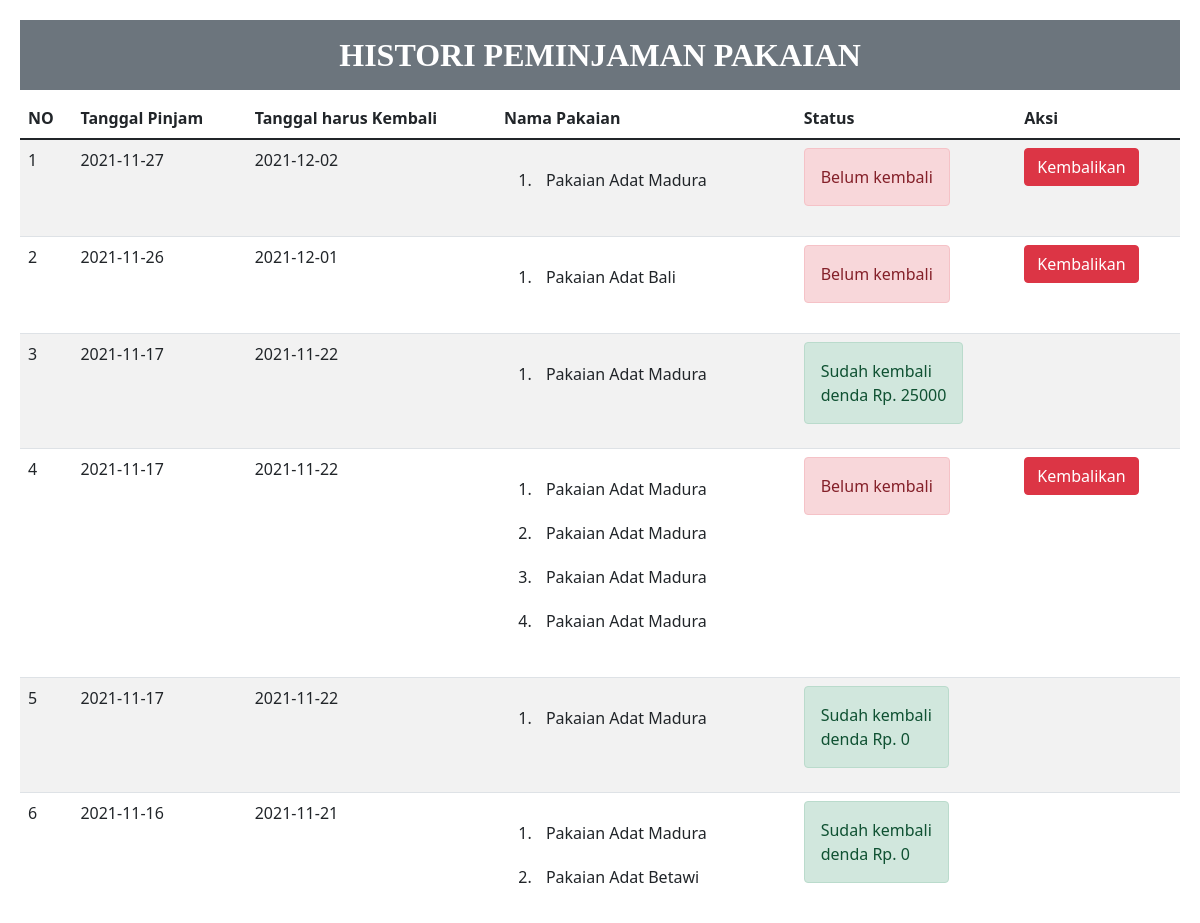
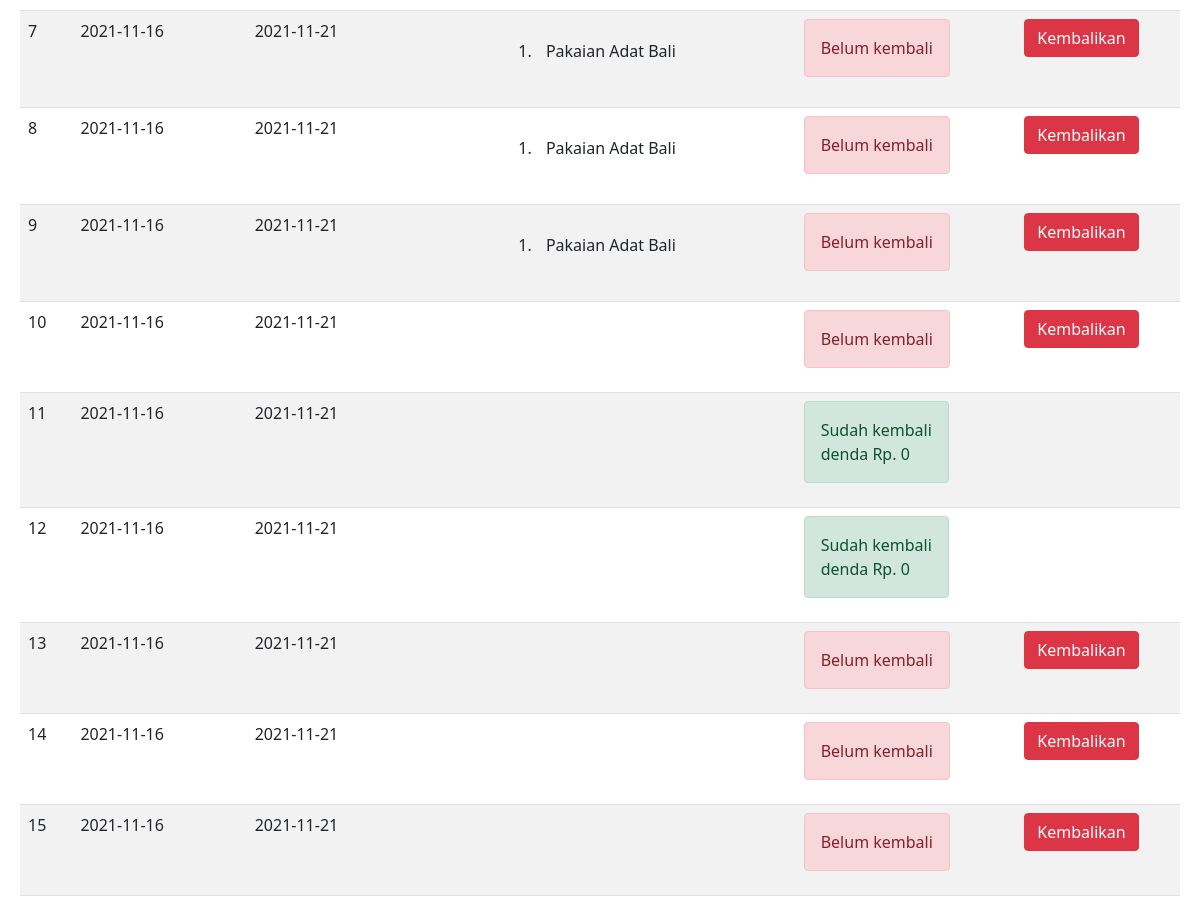
The page /histori_peminjaman.php on the database its author committed (2 pictures, top to bottom).
### tables this page shows
CREATE TABLE `peminjaman_pakaian` (
  `id_peminjaman_pakaian` int(100) NOT NULL,
  `ID` int(100) NOT NULL,
  `tanggal_pinjam` date NOT NULL,
  `tanggal_kembali` date NOT NULL
);

CREATE TABLE `detail_peminjaman_pakaian` (
  `id_detail_peminjaman_pakaian` int(11) NOT NULL,
  `id_peminjaman_pakaian` int(11) NOT NULL,
  `id_pakaian` int(11) NOT NULL,
  `qty` int(11) NOT NULL
);

CREATE TABLE `pakaian` (
  `id_pakaian` int(255) NOT NULL,
  `nama_pakaian` varchar(255) NOT NULL,
  `deskripsi_pakaian` varchar(1000) NOT NULL,
  `harga` varchar(255) NOT NULL,
  `gambar_pakaian` varchar(255) NOT NULL
);

CREATE TABLE `pengembalian_pakaian` (
  `id_pengembalian_pakaian` int(11) NOT NULL,
  `id_peminjaman_pakaian` int(11) NOT NULL,
  `tanggal_pengembalian` date NOT NULL,
  `denda` int(11) NOT NULL
);

### histori_peminjaman.php (the view, shortened to what this page needs)
<!DOCTYPE html>
<html lang="en">
<head>
    <link href="https://cdn.jsdelivr.net/npm/bootstrap@5.1.3/dist/css/bootstrap.min.css" rel="stylesheet">
</head>
<body>
    <h2 class="fw-bold p-3 mb-2 bg-secondary text-white">HISTORI PEMINJAMAN PAKAIAN</h2>
    <table class="table table-hover table-striped">
        <thead>
            <th>NO</th>
            <th>Tanggal Pinjam</th>
            <th>Tanggal harus Kembali</th>
            <th>Nama Pakaian</th>
            <th>Status</th>
            <th>Aksi</th>
        </thead>
        <tbody>
            <?php
            include "koneksi.php";
            $qry_histori = mysqli_query($conn, "select * from peminjaman_pakaian order by id_peminjaman_pakaian desc");
            $no = 0;
            while ($dt_histori = mysqli_fetch_array($qry_histori)) {
                $no++;
                $pakaian_dipinjam = "<ol>";
                $qry_pakaian = mysqli_query($conn, "select * from  detail_peminjaman_pakaian join pakaian on pakaian.id_pakaian=detail_peminjaman_pakaian.id_pakaian where id_peminjaman_pakaian = '" . $dt_histori['id_peminjaman_pakaian'] . "'");
                while ($dt_pakaian = mysqli_fetch_array($qry_pakaian)) {
                    $pakaian_dipinjam .= "<li>" . $dt_pakaian['nama_pakaian'] . "</li>";
                }
                $pakaian_dipinjam .= "</ol>";
                $qry_cek_kembali = mysqli_query($conn, "select * from pengembalian_pakaian where id_peminjaman_pakaian = '" . $dt_histori['id_peminjaman_pakaian'] . "'");
                if (mysqli_num_rows($qry_cek_kembali) > 0) {
                    $dt_kembali = mysqli_fetch_array($qry_cek_kembali);
                    $denda = "denda Rp. " . $dt_kembali['denda'];
                    $status_kembali = "<label class='alert alert-success'>Sudah kembali <br>" . $denda . "</label>";
                    $button_kembali = "";
                } else {
                    $status_kembali = "<label class='alert alert-danger'>Belum kembali</label>";
                    $button_kembali = "<a href='kembali.php?id=" . $dt_histori['id_peminjaman_pakaian'] . "' class='btn btn-danger text-white' onclick='return confirm(\"Yakin Mau Mengembalikan Pakaian ini ?\")'>Kembalikan</a>";
                }
            ?>
                <tr>
                    <td><?= $no ?></td>
                    <td><?= $dt_histori['tanggal_pinjam'] ?></td>
                    <td><?= $dt_histori['tanggal_kembali'] ?></td>
                    <td><?= $pakaian_dipinjam ?></td>
                    <td><?= $status_kembali ?></td>
                    <td><?= $button_kembali ?></td>
                </tr>
            <?php
            }
            ?>
        </tbody>
    </table>
</body>
</html>

### histori_peminjaman.php (style rules this page uses)
* { padding: 10px; }
h2 { text-decoration: none; text-align: center; font-family: 'Poppins'; }

### rows shown on the page
peminjaman_pakaian: tanggal_pinjam "2021-11-27", tanggal_kembali "2021-12-02", shows "Belum kembali"
detail_peminjaman_pakaian: id_pakaian.nama_pakaian "Pakaian Adat Madura"
peminjaman_pakaian: tanggal_pinjam "2021-11-26", tanggal_kembali "2021-12-01", shows "Belum kembali"
detail_peminjaman_pakaian: id_pakaian.nama_pakaian "Pakaian Adat Bali"
peminjaman_pakaian: tanggal_pinjam "2021-11-17", tanggal_kembali "2021-11-22", pengembalian_pakaian.denda "denda Rp. 25000"
detail_peminjaman_pakaian: id_pakaian.nama_pakaian "Pakaian Adat Madura"
peminjaman_pakaian: tanggal_pinjam "2021-11-17", tanggal_kembali "2021-11-22", shows "Belum kembali"
detail_peminjaman_pakaian: id_pakaian.nama_pakaian "Pakaian Adat Madura"
detail_peminjaman_pakaian: id_pakaian.nama_pakaian "Pakaian Adat Madura"
detail_peminjaman_pakaian: id_pakaian.nama_pakaian "Pakaian Adat Madura"
detail_peminjaman_pakaian: id_pakaian.nama_pakaian "Pakaian Adat Madura"
peminjaman_pakaian: tanggal_pinjam "2021-11-17", tanggal_kembali "2021-11-22", pengembalian_pakaian.denda "denda Rp. 0"
detail_peminjaman_pakaian: id_pakaian.nama_pakaian "Pakaian Adat Madura"
peminjaman_pakaian: tanggal_pinjam "2021-11-16", tanggal_kembali "2021-11-21", pengembalian_pakaian.denda "denda Rp. 0"
detail_peminjaman_pakaian: id_pakaian.nama_pakaian "Pakaian Adat Madura"
detail_peminjaman_pakaian: id_pakaian.nama_pakaian "Pakaian Adat Betawi"
peminjaman_pakaian: tanggal_pinjam "2021-11-16", tanggal_kembali "2021-11-21", shows "Belum kembali"
detail_peminjaman_pakaian: id_pakaian.nama_pakaian "Pakaian Adat Bali"
peminjaman_pakaian: tanggal_pinjam "2021-11-16", tanggal_kembali "2021-11-21", shows "Belum kembali"
detail_peminjaman_pakaian: id_pakaian.nama_pakaian "Pakaian Adat Bali"
peminjaman_pakaian: tanggal_pinjam "2021-11-16", tanggal_kembali "2021-11-21", shows "Belum kembali"
detail_peminjaman_pakaian: id_pakaian.nama_pakaian "Pakaian Adat Bali"
peminjaman_pakaian: tanggal_pinjam "2021-11-16", tanggal_kembali "2021-11-21", shows "Belum kembali"
peminjaman_pakaian: tanggal_pinjam "2021-11-16", tanggal_kembali "2021-11-21", pengembalian_pakaian.denda "denda Rp. 0"
peminjaman_pakaian: tanggal_pinjam "2021-11-16", tanggal_kembali "2021-11-21", pengembalian_pakaian.denda "denda Rp. 0"
peminjaman_pakaian: tanggal_pinjam "2021-11-16", tanggal_kembali "2021-11-21", shows "Belum kembali"
peminjaman_pakaian: tanggal_pinjam "2021-11-16", tanggal_kembali "2021-11-21", shows "Belum kembali"
peminjaman_pakaian: tanggal_pinjam "2021-11-16", tanggal_kembali "2021-11-21", shows "Belum kembali"
